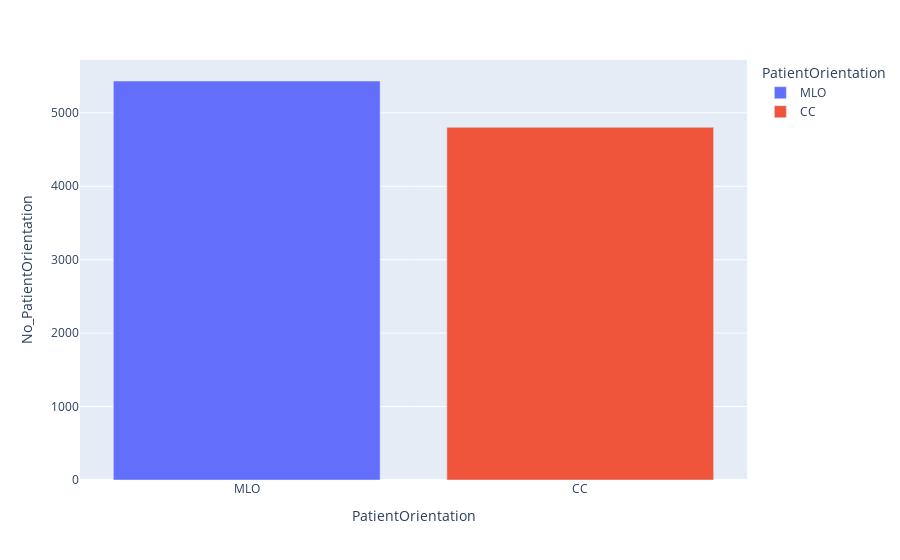

This figure's notebook cell:
### Code cell
## plot the orientation
orient_dicom_graph=px.bar(data_frame=orient_dicom, x='PatientOrientation', y='No_PatientOrientation', color='PatientOrientation')
orient_dicom_graph

### Figure 1 — Plotly figure (JSON) as saved in the notebook; plotly's stock layout.template omitted (floating-point values rounded to 4 significant figures)
{"data": [{"alignmentgroup": "True", "hovertemplate": "PatientOrientation=%{x}<br>No_PatientOrientation=%{y}<extra></extra>", "legendgroup": "MLO", "marker": {"color": "#636efa", "pattern": {"shape": ""}}, "name": "MLO", "offsetgroup": "MLO", "orientation": "v", "showlegend": true, "textposition": "auto", "type": "bar", "x": ["MLO"], "xaxis": "x", "y": [5434], "yaxis": "y"}, {"alignmentgroup": "True", "hovertemplate": "PatientOrientation=%{x}<br>No_PatientOrientation=%{y}<extra></extra>", "legendgroup": "CC", "marker": {"color": "#EF553B", "pattern": {"shape": ""}}, "name": "CC", "offsetgroup": "CC", "orientation": "v", "showlegend": true, "textposition": "auto", "type": "bar", "x": ["CC"], "xaxis": "x", "y": [4803], "yaxis": "y"}], "layout": {"barmode": "relative", "legend": {"title": {"text": "PatientOrientation"}, "tracegroupgap": 0}, "margin": {"t": 60}, "xaxis": {"anchor": "y", "categoryarray": ["MLO", "CC"], "categoryorder": "array", "domain": [0, 1], "title": {"text": "PatientOrientation"}}, "yaxis": {"anchor": "x", "domain": [0, 1], "title": {"text": "No_PatientOrientation"}}}}
